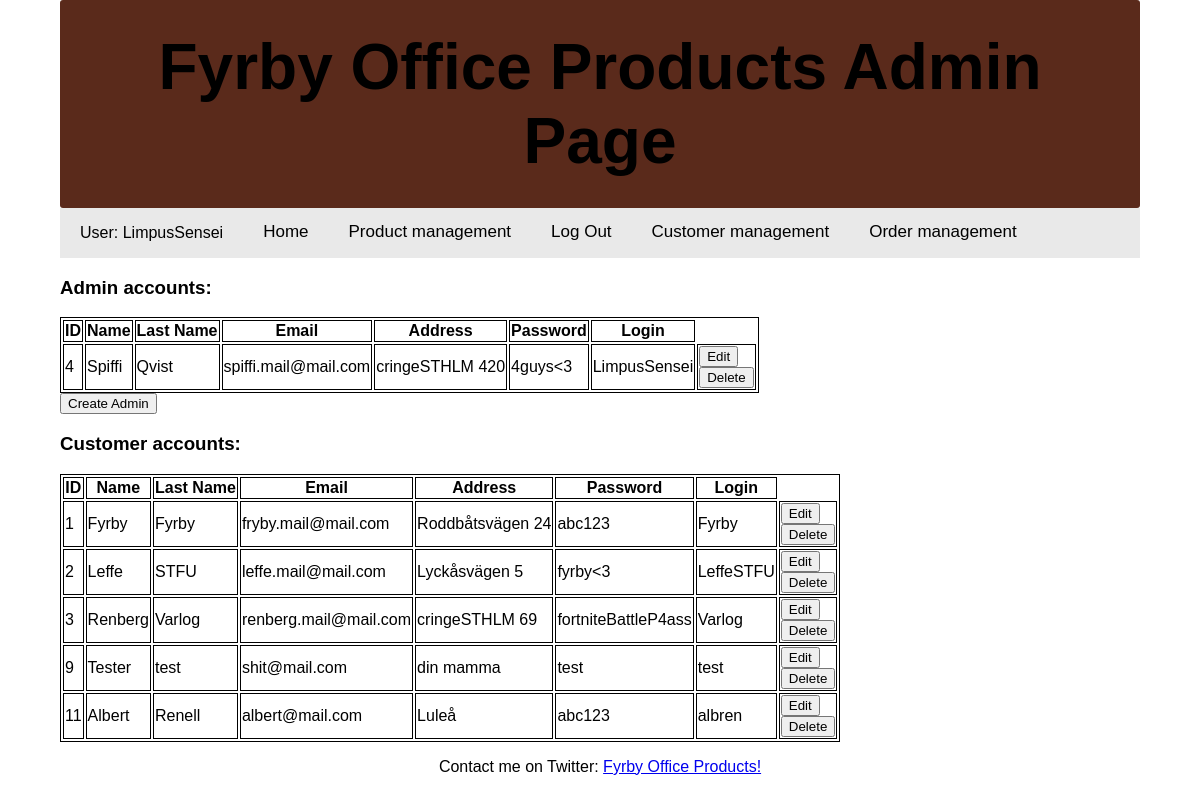
Before: /www/FyrbyOfficeProducts/admin/admincustomerpage.php (signed in) with the older database file.
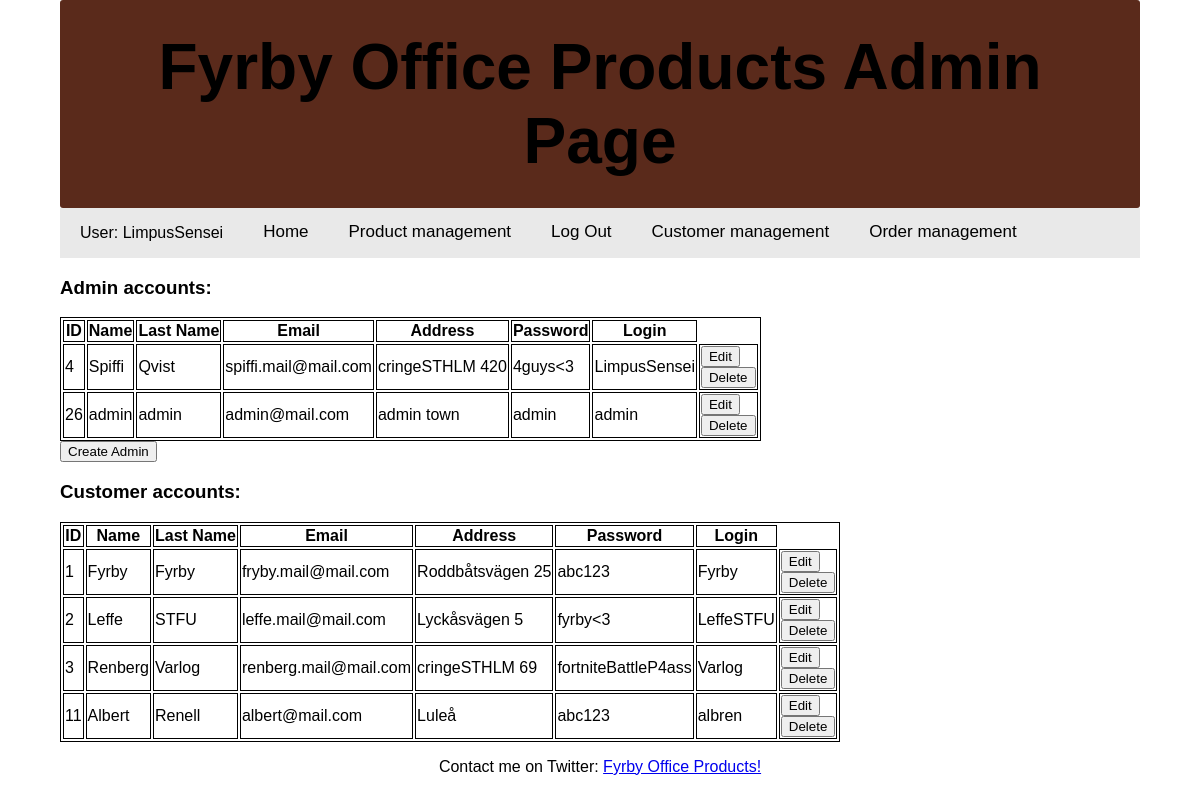
After: the same page with the newer database file.
### tables this page shows
CREATE TABLE `Customers` (
  `customerID` int NOT NULL,
  `customerFirstName` varchar(45) NOT NULL,
  `customerLastName` varchar(45) NOT NULL,
  `customerMail` varchar(45) DEFAULT NULL,
  `customerAddress` varchar(45) DEFAULT NULL,
  `customerPassword` varchar(45) DEFAULT NULL,
  `customerUsername` varchar(45) NOT NULL,
  `accountType` varchar(255) NOT NULL DEFAULT 'user'
);

### www/FyrbyOfficeProducts/admin/admincustomerpage.php (the view, shortened to what this page needs)
<?php
if($_SESSION['user_type']=='admin'){
    $servername = "localhost";
    $username = "root";
    $password = "Fyrby23";
    $dbname = "testschema1";
    $conn = new mysqli($servername, $username, $password, $dbname);
    $sql = "SELECT * FROM `Customers`;";
    $result = $conn->query($sql);
    if ($result->num_rows > 0) {
        ?>
    <h3>Admin accounts:</h3>
    <table>
        <tr>
            <th>ID</th><th>Name</th><th>Last Name</th><th>Email</th><th>Address</th><th>Password</th><th>Login</th>
        </tr>
        <?php while($row = mysqli_fetch_assoc($result)){
            if ($row['accountType'] == "admin"){ ?>
            <tr>
                <td><?php echo $row['customerID']; ?></td><td><?php echo $row['customerFirstName']; ?></td>
                <td><?php echo $row['customerLastName']; ?></td><td><?php echo $row['customerMail']; ?></td>
                <td><?php echo $row['customerAddress']; ?></td><td><?php echo $row['customerPassword']; ?></td>
                <td><?php echo $row['customerUsername']; ?></td>
                <td>
                    <form method="post" action="form_editUser.php"><button type="submit" name="editUser" value="<?php echo $row['customerID']; ?>" class="editbtn">Edit</button></form>
                    <form method="post"><button type="submit" name="deleteBtn" value="<?php echo $row['customerID']; ?>">Delete</button></form>
                </td>
            </tr>
        <?php
            }
        } ?>
    </table>
    <form method="post" action="form_createAdmin.php">
        <button type="submit" name="adminBtn">Create Admin</button>
    </form>
    <?php mysqli_data_seek($result, 0) ?>
    <h3>Customer accounts:</h3>
    <table>
        <tr>
            <th>ID</th><th>Name</th><th>Last Name</th><th>Email</th><th>Address</th><th>Password</th><th>Login</th>
        </tr>
        <?php while($row = mysqli_fetch_assoc($result)){
            if ($row['accountType'] == "user"){
                $delete = "DELETE FROM `Customers` WHERE `Customers`.`customerID` = '$row[customerID]';"; ?>
            <tr>
                <td><?php echo $row['customerID']; ?></td><td><?php echo $row['customerFirstName']; ?></td>
                <td><?php echo $row['customerLastName']; ?></td><td><?php echo $row['customerMail']; ?></td>
                <td><?php echo $row['customerAddress']; ?></td><td><?php echo $row['customerPassword']; ?></td>
                <td><?php echo $row['customerUsername']; ?></td>
                <td>
                    <form method="post" action="form_editUser.php"><button type="submit" name="editUser" value="<?php echo $row['customerID']; ?>" class="editbtn">Edit</button></form>
                    <form method="post"><button type="submit" name="deleteBtn" value="<?php echo $row['customerID']; ?>">Delete</button></form>
                </td>
            </tr>
        <?php
            }
        } ?>
    </table>
    <?php
    } else {
        echo "0 results";
    }
    echo file_get_contents("../Home/footer.html");}
else{
    echo ('you are not authorized to visit this page, try with another account');
};
?>

Changed rows visible on the page:
removed customers: customerID "9", customerFirstName "Tester", customerLastName "test", customerMail "shit@mail.com", customerAddress "din mamma", customerPassword "test", customerUsername "test", shown under "Customer accounts:"
added customers: customerID "26", customerFirstName "admin", customerLastName "admin", customerMail "admin@mail.com", customerAddress "admin town", customerPassword "admin", customerUsername "admin", shown under "Admin accounts:"
changed customers "Fyrby": customerAddress "Roddbåtsvägen 24" → "Roddbåtsvägen 25"
